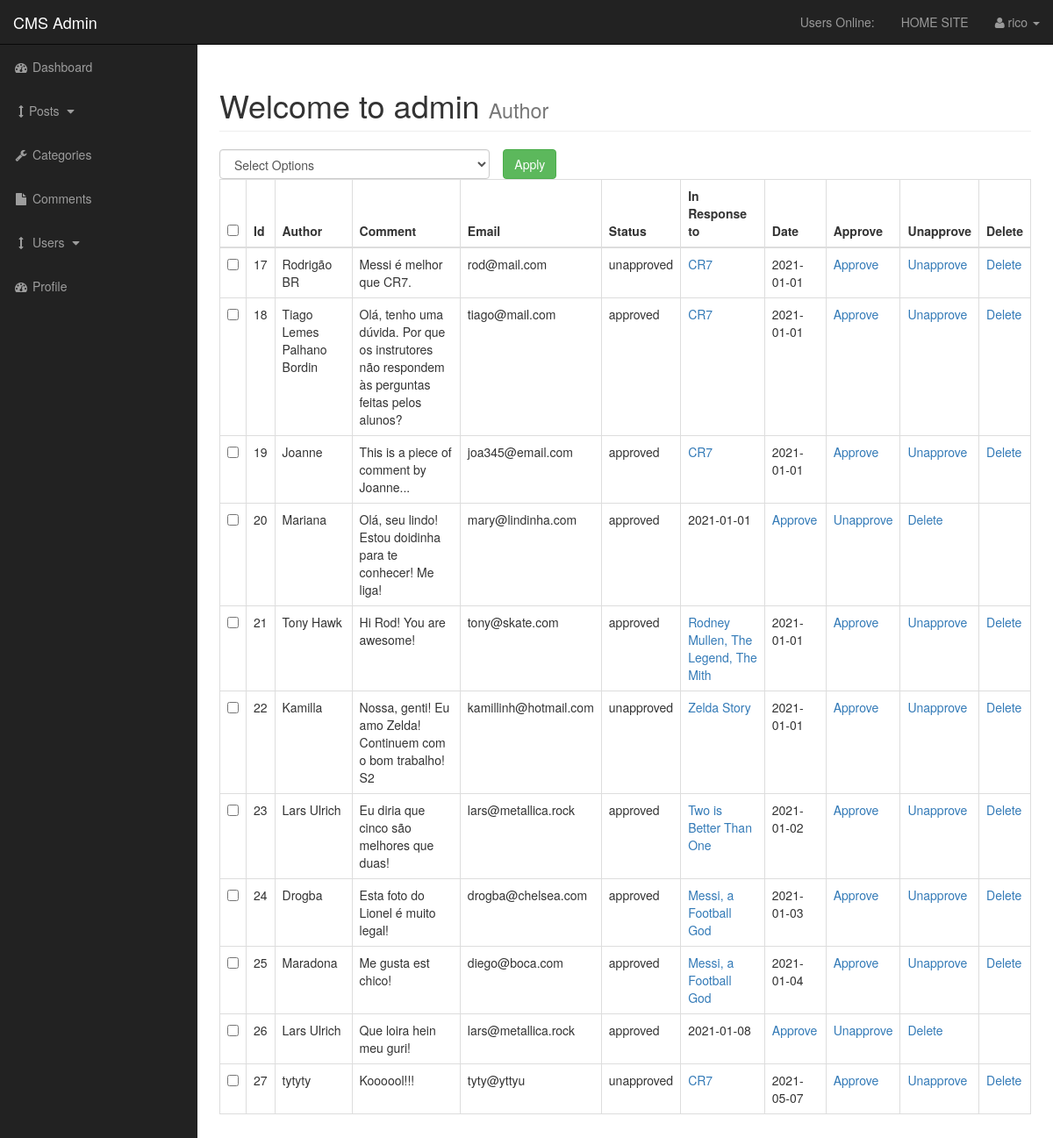
The app's page /entire-cms/cms/admin/comments.php (signed in), older data.
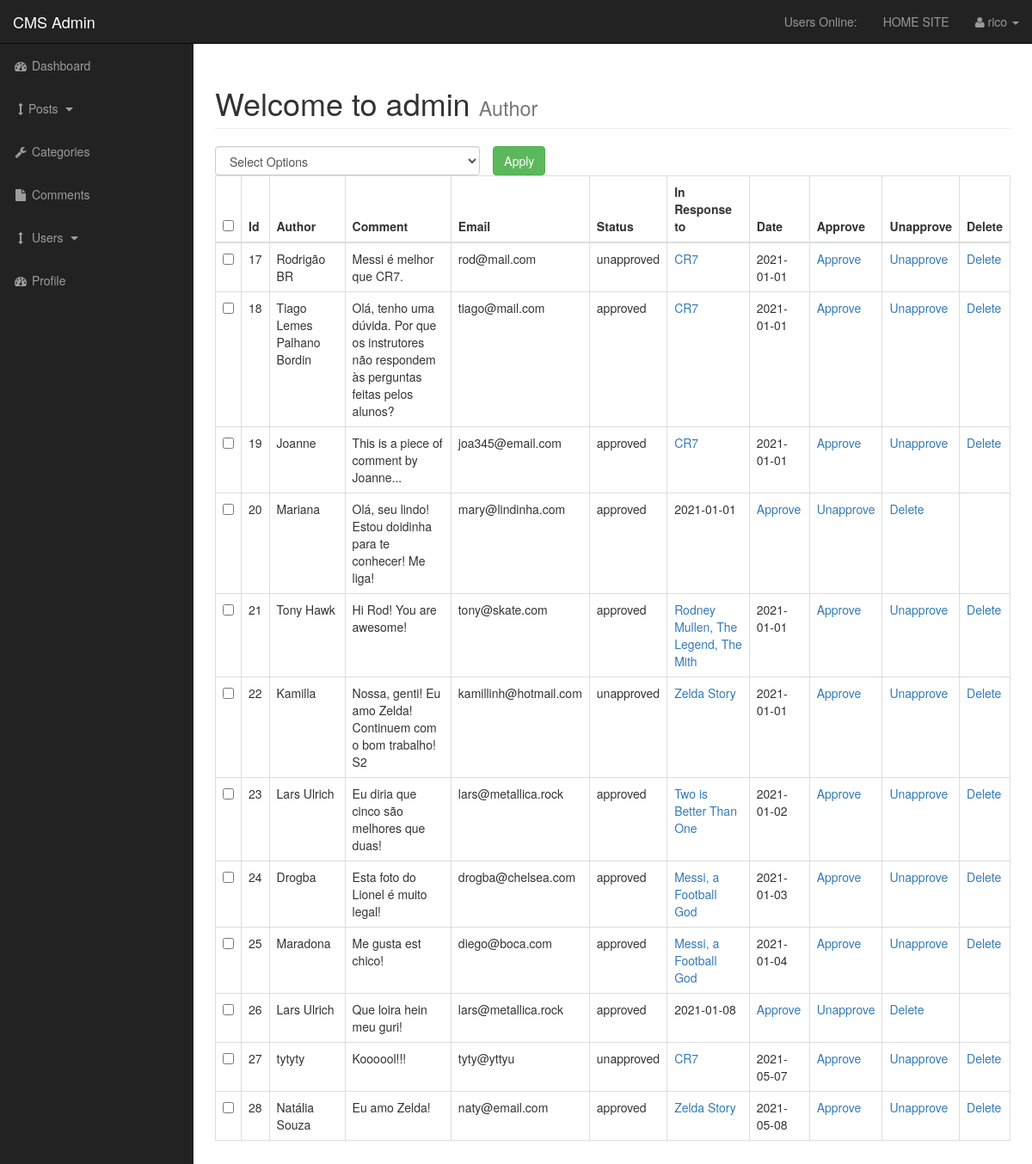
The same page, newer data.
### tables this page shows
CREATE TABLE `comments` (
  `comment_id` int(3) NOT NULL,
  `comment_post_id` int(3) NOT NULL,
  `comment_author` varchar(255) NOT NULL,
  `comment_email` varchar(255) NOT NULL,
  `comment_content` text NOT NULL,
  `comment_status` varchar(255) NOT NULL,
  `comment_date` date NOT NULL
);

CREATE TABLE `posts` (
  `post_id` int(3) NOT NULL,
  `post_category_id` int(3) NOT NULL,
  `post_title` varchar(255) NOT NULL,
  `post_author` varchar(255) NOT NULL,
  `post_date` date NOT NULL,
  `post_image` text NOT NULL,
  `post_content` text NOT NULL,
  `post_tags` varchar(255) NOT NULL,
  `post_comment_count` int(11) NOT NULL DEFAULT '0',
  `post_status` varchar(255) DEFAULT 'Draft',
  `post_views_count` int(11) NOT NULL DEFAULT '0'
);

### entire-cms/cms/admin/includes/view_all_comments.php (the view, shortened to what this page needs)
<form action="" method='post'>
               <table class="table table-bordered table-hover">
               <div id="bulkOptionContainer" class="col-xs-4">
        <select class="form-control" name="bulk_options" id="">
        <option value="">Select Options</option>
        </select>
        </div>
<div class="col-xs-4">
<input type="submit" name="submit" class="btn btn-success" value="Apply">
 </div>
                <thead>
                    <tr>
                       <th><input id="selectAllBoxes" type="checkbox"></th>
                        <th>Id</th>
                        <th>Author</th>
                        <th>Comment</th>
                        <th>Email</th>
                        <th>Status</th>
                        <th>In Response to</th>
                        <th>Date</th>
                        <th>Approve</th>
                        <th>Unapprove</th>
                        <th>Delete</th>
                    </tr>
                </thead>
                      <tbody>
  <?php
    $query = "SELECT * FROM comments";
    $select_comments = mysqli_query($connection,$query);
    while($row = mysqli_fetch_assoc($select_comments)) {
        $comment_id          = $row['comment_id'];
        $comment_post_id     = $row['comment_post_id'];
        $comment_author      = $row['comment_author'];
        $comment_content     = $row['comment_content'];
        $comment_email       = $row['comment_email'];
        $comment_status      = $row['comment_status'];
        $comment_date        = $row['comment_date'];
        echo "<tr>";
        ?>
 <td><input class='checkBoxes' type='checkbox' name='checkBoxArray[]' value='<?php echo $comment_id; ?>'></td>
        <?php
        echo "<td>$comment_id </td>";
        echo "<td>$comment_author</td>";
        echo "<td>$comment_content</td>";
        echo "<td>$comment_email</td>";
        echo "<td>$comment_status</td>";
        $query = "SELECT * FROM posts WHERE post_id = $comment_post_id ";
        $select_post_id_query = mysqli_query($connection,$query);
        while($row = mysqli_fetch_assoc($select_post_id_query)){
        $post_id = $row['post_id'];
        $post_title = $row['post_title'];
            echo "<td><a href='../post.php?p_id=$post_id'>$post_title</a></td>";
        }
        echo "<td>$comment_date</td>";
        echo "<td><a href='comments.php?approve=$comment_id'>Approve</a></td>";
        echo "<td><a href='comments.php?unapprove=$comment_id'>Unapprove</a></td>";
        echo "<td><a href='comments.php?delete=$comment_id'>Delete</a></td>";
        echo "</tr>";
    }
      ?>
            </tbody>
            </table>
            </form>

Row changes from the older to the newer data that the page shows:
added comments: comment_id "28", comment_author "Natália Souza", comment_content "Eu amo Zelda!", comment_email "naty@email.com", comment_status "approved", comment_date "2021-05-08", posts (post_title "Zelda Story")
